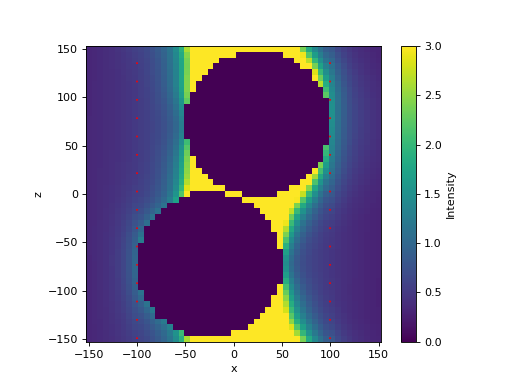

Write the Python code that produced this figure.
import matplotlib.pyplot as plt
import numpy as np

import treams

k0 = 2 * np.pi / 700
materials = [treams.Material(-16.5 + 1j), treams.Material()]
lmax = 2
radii = [75, 75]
spheres = [treams.TMatrix.sphere(lmax, k0, r, materials) for r in radii]
positions = [[-25, 0, -73], [25, 0, 73]]
chain_sph = treams.TMatrix.cluster(spheres, positions)
pitch = 300
kz = 0
chain_sph = chain_sph.interacted_lattice(pitch, kz)

pw = treams.plane_wave(k0, 0, 0, 0)
grid = np.mgrid[-150:150:51j, 0:1, -150:150:51j].squeeze().transpose((1, 2, 0))
field = np.zeros_like(grid, complex)

valid = chain_sph.valid_points(grid, radii) & (np.abs(grid[:, :, 0]) < 100)
sca = chain_sph @ pw.expand(chain_sph.basis) @ pw
for i, ii in zip(*np.where(valid)):
    probe = treams.SphericalWaveBasis.default(1, positions=grid[i, ii, :])
    field[i, ii, :] = (
        treams.efield(grid[i, ii, :], basis=probe, k0=k0).T
        @ sca.expandlattice(basis=probe)
        @ sca
    )

cwb = treams.CylindricalWaveBasis.diffr_orders(
    0, 2, pitch, 13 / pitch, nmax=2, positions=positions
)
chain = treams.TMatrixC.from_array(chain_sph, cwb)
valid = chain.valid_points(grid, radii)
field[valid, :] = np.sum(
    chain.efield(grid[valid]) * (chain @ pw.expand(chain.basis) @ pw)[:, None], axis=-2
)

fig, ax = plt.subplots()
pcm = ax.pcolormesh(
    grid[:, 0, 0],
    grid[0, :, 2],
    np.sum(np.power(np.abs(field), 2), axis=-1).T,
    shading="nearest",
    vmax=3,
)
ax.plot([-100, -100], [-150, 150], c="r", linestyle=(0, (1, 10)))
ax.plot([100, 100], [-150, 150], c="r", linestyle=(0, (1, 10)))
cb = plt.colorbar(pcm)
cb.set_label("Intensity")
ax.set_xlabel("x")
ax.set_ylabel("z")
ax.set_aspect("equal", "box")
fig.show()
